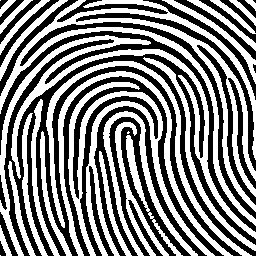
#> input picture synthetic_im_3.jpg, 256 x 256 px, found by its file name
$ python main_2.py
#> lines starting #> are read from the running program, lines starting #| are printed output that depends on the picture
from matplotlib import pyplot as plt
import numpy as np
import cv2, argparse
import cmath
from PIL import Image, ImageDraw

from resizing_image import resize_image
from timeit import default_timer as timer

# parser = argparse.ArgumentParser(
#     description='Make predictions with signature network',
#     formatter_class=argparse.ArgumentDefaultsHelpFormatter)

if __name__ == "__main__":

    # args = parser.parse_args()
    # image_path = args.image_path
    image_path = "/Users/marynavek/Projects/ImageProcessing/synthetic_im_3.jpg"

    image = Image.open(image_path).convert("L")
#> image is the input picture: PIL image 256x256 L; min 0, max 255, mean 128.8

    image = image.resize((64,64))
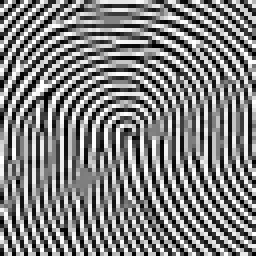
#> image: PIL image 64x64 L (shown 4 times larger); min 0, max 255, mean 128.8
    #get the pixels of image into array
    f = np.asarray(image)
    M, N = np.shape(f) # (img x, img y)
#> M = 64; N = 64
    #show image
    # plt.imshow(f, cmap='gray')
    # plt.show()

    #padd image with size of P and Q
    P,Q = M*2-1,N*2-1
#> P = 127; Q = 127
    shape = np.shape(f)
#> shape = (64, 64)
    #our padded array
    fp = np.zeros((P, Q))
    #import our image into padded array
    fp[:shape[0],:shape[1]] = f
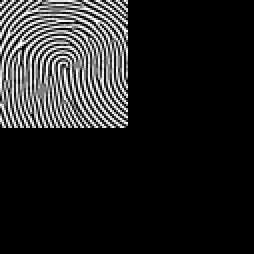
#> fp: shape (127, 127) float64 (shown 2 times larger); min 0, max 255, mean 32.7
    # plt.imshow(fp, cmap='gray',vmin=0, vmax=255)
    # plt.show()

    fpc = np.zeros((P, Q))
    for x in range(P):
        for y in range(Q):
            fpc[x,y]=fp[x,y]*np.power(-1,x+y)
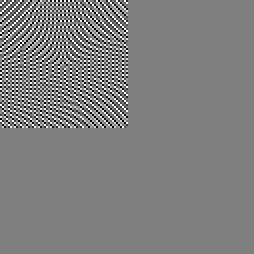
#> fpc: shape (127, 127) float64 (shown 2 times larger); min -255, max 255, mean 0; drawn with min black and max white

    # plt.imshow(fpc, cmap='gray',vmin=0, vmax=255)
    # plt.show()


    def DFT2D(padded):
        M,N = np.shape(padded)
#> M = 127; N = 127
        dft2d = np.zeros((M,N),dtype=complex)
        for k in range(M):
            for l in range(N):
                sum_matrix = 0.0
                for m in range(M):
                    for n in range(N):
                        e = cmath.exp(- 2j * np.pi * (float(k * m) / M + float(l * n) / N))
                        sum_matrix +=  padded[m,n] * e
                dft2d[k,l] = sum_matrix
        return dft2d

    time_start = timer()
#> (the run stopped early here; a loop or call above may not have finished)
